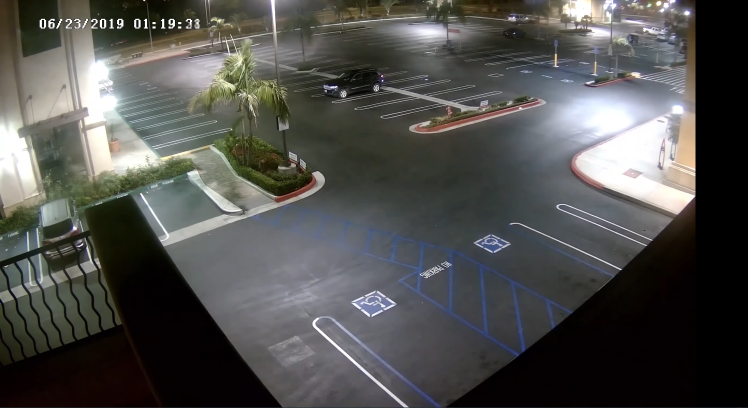
#> input picture vehicle-detect/bad.png, 1495 x 816 px (shown at 1/2 size)
$ python parking.py
#> lines starting #> are read from the running program, lines starting #| are printed output that depends on the picture; after the words box and inside, x2 and y2 are one past the last pixel; in counts of white or black regions, pixels touching at a corner belong together; pictures that were not available may be replaced by others from this repository, and a replacement may not be noted
### vehicle-detect/arrays.py
import cv2 as cv
import numpy as np

img = cv.imread("bad.png")
#> img is the input picture: shape (816, 1495, 3); mean B, G, R 77.6, 80, 80.1

def getPositions():
    return np.array([
        [[489,709], [627, 658], [801, 815], [570, 813]],
        [[657,635], [800, 565], [1030, 710], [888,831]],
        [[910,500], [1015, 455], [1225,555], [1145, 625]],
        [[1045,445], [1111, 415], [1290, 495], [1244,537]],
        [[1131,407], [1177, 371], [1345, 437], [1307, 477]],
        [[657,635], [800, 565], [1030, 710], [888,831]],
        [[781,239], [890, 212], [922,222], [819, 251]],
        [[720,221], [838, 200], [874, 206], [763,231]],
        [[679, 207], [789, 186], [821, 191], [710, 214]],
        [[639,196], [732, 175], [765, 180], [666, 200]],
        [[600,185], [690, 170], [718, 172], [624, 191]],
        [[919,207], [1000, 188], [1050,190], [965, 212]],
        [[864,194], [950, 176], [992, 182], [902, 200]],
        [[818,181], [900, 165], [930, 170], [846, 190]],
        [[770,170], [855, 155], [890, 160], [800, 177]],
        [[311,302], [461, 263], [477, 271], [324, 313]],
        [[292,281], [432, 246], [453, 258], [304, 292]],
        [[277,265], [406, 234], [424, 241], [286, 273]],
        [[265,250], [380, 220], [400, 225], [270, 260]],
        [[285, 388], [375, 360], [443, 429], [340, 464]]])


lispro = getPositions()

topright = 0
for pos in lispro:
    topright = pos[1]
    topleft = pos[0]
    bottomright = pos[2]
    bottomleft = pos[3]

print(topright)
print(topright[0])


"""
# cv.line(img, array[0], array[1], (0,0,0), 1) Top line
# cv.line(img, array[0], array[3], (0,0,0), 1)  Left line
# cv.line(img, array[1], array[2], (0,0,0), 1)  Right line
# cv.line(img, array[2], array[3], (0,0,0), 1) Bottom line

imgCrop = img[array[1, 1]:array[3, 1],array[0, 0]:array[2, 0]]
cv.imshow("Image", imgCrop)
cv.waitKey(0)

[[ 657  635]
 [ 800  565]
 [1030  710]
 [ 888  831]]"""

### vehicle-detect/parking.py
import cv2 as cv
import numpy as np
import arrays
import pickle
import cvzone
import time
import json

frameCount = 0
colorred = (0, 0, 255)
colorgreen = (0, 255, 0)
thickness = 2

upper = np.array([360, 255, 255])
lower = np.array([200, 200, 200])

cap = cv.VideoCapture("vehicle-detect/Busy Parking Lot Time Lapse [LQ5OqIgJy2c].webm")
cv.startWindowThread()

posList = arrays.getPositions()
plswork = []
anothercounter = 0

class PS:
    def __init__(self, numSpace, isFilled, newCount = 0, oldCount = 0):
        self.numSpace = numSpace
        self.isFilled = isFilled
        self.newCount = 0
        self.oldCount = 0
        self.cycles = []
        self.changes = []

        def getCount():
            return self.newCount

        def setOldCount(self, count):
            self.oldCount = count

PSpace = [PS(0, False), PS(1, False), PS(2, False), PS(3, False), PS(4, False), PS(5, False), PS(6, False),
          PS(7, False), PS(8, False), PS(9, False), PS(10, True), PS(11, False), PS(12, False), PS(13, False),
          PS(14, False), PS(15, False), PS(16, False), PS(17, False), PS(18, False), PS(19, False), PS(20, False)]

def checkParkingSpace(imgPro):
    for i in range(20):
        pos = posList[i]
        topright = pos[1]

        imgCrop = imgPro[pos[1, 1]:pos[3, 1],pos[0, 0]:pos[2, 0]]
        #cv.imshow("imgCropped" + str(topright), imgCrop)

        count = cv.countNonZero(imgCrop)

        if (frameCount == 0):
            PSpace[i].newCount == count
        if (frameCount == 1):
            PSpace[i].oldCount = PSpace[i].newCount
            PSpace[i].newCount = count
        elif ((frameCount % 10) == 0):
            PSpace[i].oldCount = PSpace[i].newCount
            PSpace[i].newCount = count

            difference = PSpace[i].newCount - PSpace[i].oldCount
            if (1 <= PSpace[i].numSpace) & (PSpace[i].numSpace <= 5) & (difference >= 500):
                PSpace[i].isFilled = True
                PSpace[i].cycles.append(frameCount)
                PSpace[i].changes.append("GtR")
            elif (1 <= PSpace[i].numSpace) & (PSpace[i].numSpace <= 5) & (difference <= -500):
                PSpace[i].isFilled = False
                PSpace[i].cycles.append(frameCount)
                PSpace[i].changes.append("RtG")

            if (6 <= PSpace[i].numSpace) & (PSpace[i].numSpace <= 16) & (difference >= 200):
                PSpace[i].isFilled = True
                PSpace[i].cycles.append(frameCount)
                PSpace[i].changes.append("GtR")

            elif (6 <= PSpace[i].numSpace) & (PSpace[i].numSpace <= 16) & (difference <= -200):
                PSpace[i].isFilled = False
                PSpace[i].cycles.append(frameCount)
                PSpace[i].changes.append("RtG")

        # [4 lines of commented-out code are left out]


            stats(i)

        cvzone.putTextRect(resize, str(PSpace[i].newCount), (topright[0],topright[1]+45), scale=1.5, thickness=2, offset=0)

def stats(num):
    differencearr = PSpace[num].cycles
    diffper = np.array(differencearr)
    values = np.diff(diffper)
    median = np.median(values)
    #print (median)

    if (np.isnan(median) == False) & (median < 120):
        print (median)
        x = {
            "estimatedTime" : median
        }

        with open("reactapp/src/client/estimatedTime.json", "w") as file:
            json.dump(x, file)


while True:
    success, img = cap.read()
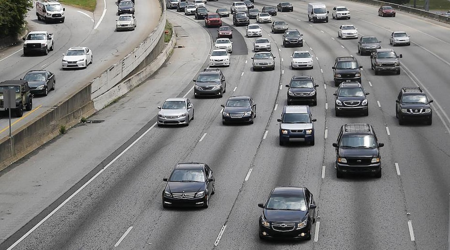
#> input picture vehicle-detect/cars.png, 450 x 250 px, given in place of Busy Parking Lot Time Lapse [LQ5OqIgJy2c].webm, which was not available
#> img is the input picture: shape (250, 450, 3); mean B, G, R 126.6, 127, 127.1
    dim = (1392, 816)
    resize = cv.resize(img, dim)

    imgGray = cv.cvtColor(resize, cv.COLOR_BGR2GRAY)
    imgBlur = cv.GaussianBlur(imgGray, (3, 3), 1)
    imgThreshold = cv.adaptiveThreshold(imgBlur, 255,cv.ADAPTIVE_THRESH_GAUSSIAN_C, cv.THRESH_BINARY_INV, 25, 16)
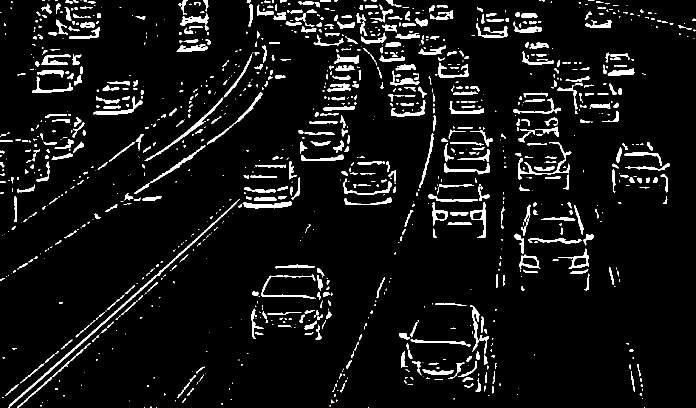
#> imgThreshold: shape (816, 1392) (shown at 1/2 size); 6.4% white; 1139 white regions (580 under 20 px), largest, box (x1, y1, x2, y2) and area: (16, 398, 480, 816) 2172, (1036, 284, 1143, 359) 950, (289, 195, 446, 322) 942
    imgMedian = cv.medianBlur(imgThreshold, 5)
#> imgMedian: shape (816, 1392); 5.3% white; 744 white regions (267 under 20 px), largest, box (x1, y1, x2, y2) and area: (19, 552, 312, 813) 1471, (292, 197, 446, 322) 919, (487, 403, 583, 417) 770
    kernel = np.ones((3, 3), np.uint8)
    imDilate = cv.dilate(imgMedian, kernel, iterations=1)
#> imDilate: shape (816, 1392); 8.9% white; 706 white regions (54 under 20 px), largest, box (x1, y1, x2, y2) and area: (15, 551, 313, 816) 2595, (291, 196, 447, 323) 1485, (314, 403, 474, 552) 1262
    checkParkingSpace(imDilate)
#> the loop in checkParkingSpace, `for i in range(20):` made 20 passes
#> count on passes 1 to 12: 815, 6368, 4295, 3714, 1186, 6368, 1077, 910, 595, 603, 589, 308
#> pass 1, in checkParkingSpace, `imgCrop = imgPro[pos[1, 1]:pos[3, 1],pos[0, 0]:pos[2, 0]]`:
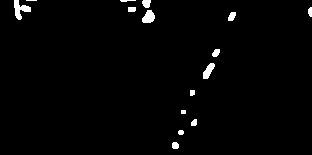
#> imgCrop: shape (155, 312); 1.7% white; 15 white regions (1 under 20 px), largest, box (x1, y1, x2, y2) and area: (14, 0, 31, 20) 166, (142, 10, 155, 23) 123, (203, 63, 215, 79) 109
#> pass 3, in checkParkingSpace, `imgCrop = imgPro[pos[1, 1]:pos[3, 1],pos[0, 0]:pos[2, 0]]`:
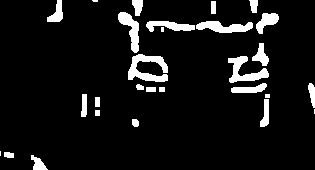
#> imgCrop: shape (170, 315); 8% white; 28 white regions (4 under 20 px), largest, box (x1, y1, x2, y2) and area: (128, 54, 168, 82) 605, (228, 56, 269, 83) 476, (196, 21, 253, 33) 434
#> after the loop in checkParkingSpace, `for i in range(20):`:
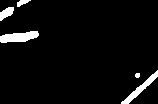
#> imgCrop: shape (104, 158); 4.7% white; 5 white regions, box (x1, y1, x2, y2) and area: (0, 31, 39, 43) 316, (121, 70, 158, 104) 260, (0, 7, 14, 21) 117, (17, 0, 31, 7) 54, (135, 73, 140, 78) 22
#> after the loop in checkParkingSpace, `for i in range(20):`:
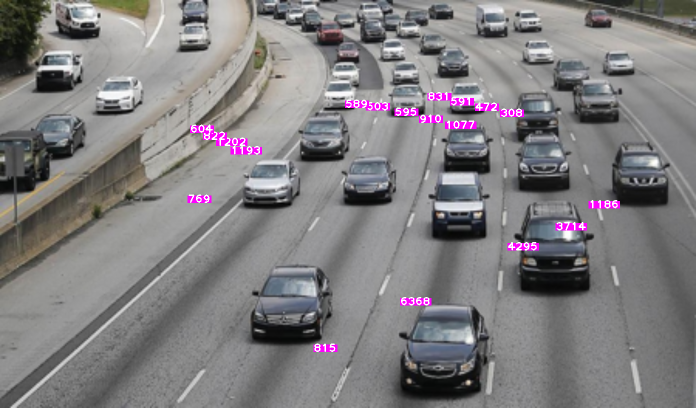
#> resize: shape (816, 1392, 3) (shown at 1/2 size); mean B, G, R 128, 126.3, 128.6

    for i in range(len(posList)):
        pos = posList[i]
        if (PSpace[i].isFilled == True):
            cv.polylines(resize, [pos], isClosed = True, color = colorgreen, thickness = thickness)
        else:
            cv.polylines(resize, [pos], isClosed = True, color = colorred, thickness = thickness)
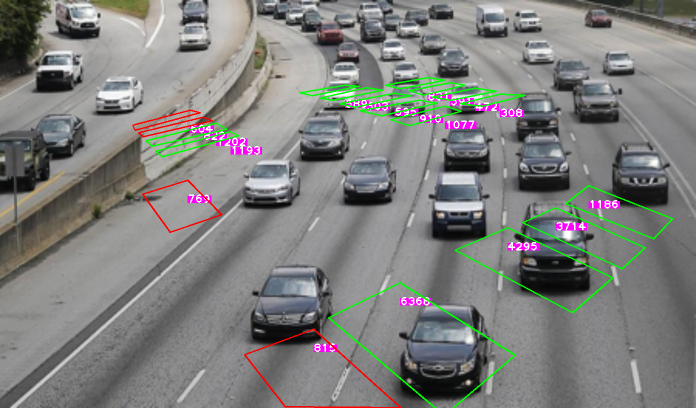
#> resize: shape (816, 1392, 3) (shown at 1/2 size); 1.86% of pixels changed, all inside (x1, y1, x2, y2) = (264, 154, 1347, 816)

    cv.imshow("Image", resize)
    #cv.imshow("ImageBlur", imgBlur)
    cv.imshow("ImgThresh", imgMedian)
    cv.waitKey(1)
    frameCount += 1
